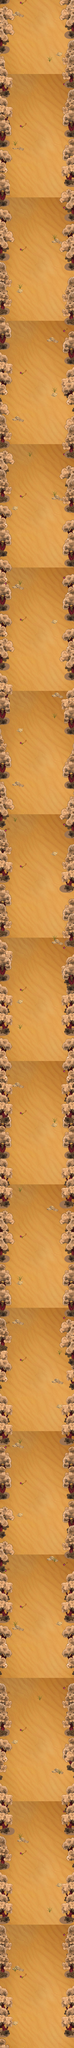

The image is a tile-based game level rendered from a .tmx file. Its description and source (layers, tilesets, objects; grid data summarised) follow:
An orthogonal 15x415 tile map with 32x32 px tiles, 5 tile layers (Background, Background1, Background2, Decorate1, ...), 2 tilesets and 362 objects (74x 5, 17x 4, 2x 1, 2, 3, ...).

<map version="1.0" orientation="orthogonal" width="15" height="415" tilewidth="32" tileheight="32">
 <tileset firstgid="1" name="sha" tilewidth="32" tileheight="32">
  <image source="sha.jpg" width="480" height="800" />
 </tileset>
 <tileset firstgid="376" name="shod" tilewidth="32" tileheight="32">
  <image source="shod.png" width="648" height="224" />
 </tileset>
 <layer name="Background" width="15" height="415">
  <data>[6225 cells, 6225 non-empty, 375 distinct tile ids]</data>
 </layer>
 <layer name="Background1" width="15" height="415">
  <data>[6225 cells, 450 non-empty, 24 distinct tile ids]</data>
 </layer>
 <layer name="Background2" width="15" height="415">
  <data>[6225 cells, 92 non-empty, 8 distinct tile ids]</data>
 </layer>
 <objectgroup name="Objects" width="15" height="415">
  <object name="1" x="91" y="13251" width="282" height="20" />
  <object name="2" x="125" y="12454" width="281" height="20" />
  <object name="3" x="118" y="11652" width="244" height="19" />
  <object name="4" x="118" y="10852" width="244" height="19" />
  <object name="5" x="120" y="10051" width="244" height="19" />
  <object name="6" x="158" y="9250" width="244" height="19" />
  <object name="7" x="132" y="8454" width="244" height="19" />
  <object name="8" x="121" y="7654" width="244" height="19" />
  <object name="9" x="137" y="6849" width="244" height="19" />
  <object name="10" x="123" y="6056" width="244" height="19" />
  <object name="11" x="123" y="5255" width="244" height="19" />
  <object name="12" x="128" y="4450" width="244" height="19" />
  <object name="13" x="104" y="3657" width="244" height="19" />
  <object name="14" x="91" y="2852" width="244" height="19" />
  <object name="15" x="111" y="2052" width="244" height="19" />
  <object name="16" x="117" y="1252" width="244" height="19" />
  <object name="17" x="104" y="641" width="244" height="19" />
 </objectgroup>
 <objectgroup name="Enemys" width="15" height="415">
  <object x="225" y="1906">
   <properties>
    <property name="random" value="41,33" />
   </properties>
  </object>
  <object x="273" y="12241">
   <properties>
    <property name="random" value="10,11,13,14" />
   </properties>
  </object>
  <object name="5" x="150" y="9756">
   <properties>
    <property name="random" value="10,11,13,14" />
   </properties>
  </object>
  <object x="68" y="3803">
   <properties>
    <property name="random" value="36" />
    <property name="type" value="0" />
   </properties>
  </object>
  <object name="5" x="272" y="5346">
   <properties>
    <property name="random" value="10,11,13,14" />
   </properties>
  </object>
  <object x="167" y="9131">
   <properties>
    <property name="random" value="10,11,13,14" />
   </properties>
  </object>
  <object x="340" y="4311">
   <properties>
    <property name="random" value="10,11,13,14" />
   </properties>
  </object>
  <object x="340" y="12811">
   <properties>
    <property name="random" value="42" />
   </properties>
  </object>
  <object x="289" y="12662">
   <properties>
    <property name="random" value="10,11,13,14" />
   </properties>
  </object>
  <object x="81" y="6024">
   <properties>
    <property name="delay" value="10" />
    <property name="random" value="29" />
   </properties>
  </object>
  <object x="149" y="2781">
   <properties>
    <property name="random" value="42" />
   </properties>
  </object>
  <object x="329" y="3631">
   <properties>
    <property name="random" value="10,11,13,14" />
   </properties>
  </object>
  <object name="4" x="192" y="8999">
   <properties>
    <property name="random" value="37,38,37" />
   </properties>
  </object>
  <object x="138" y="7305">
   <properties>
    <property name="random" value="37,38,37" />
   </properties>
  </object>
  <object x="136" y="5851">
   <properties>
    <property name="random" value="37,38,37" />
   </properties>
  </object>
  <object x="315" y="12634">
   <properties>
    <property name="random" value="10,11,13,14" />
   </properties>
  </object>
  <object x="380" y="1535">
   <properties>
    <property name="random" value="36" />
    <property name="type" value="1" />
   </properties>
  </object>
  <object x="283" y="9778">
   <properties>
    <property name="random" value="10,11,13,14" />
   </properties>
  </object>
  <object x="340" y="1345">
   <properties>
    <property name="random" value="10,11,13,14" />
   </properties>
  </object>
  <object x="329" y="11423">
   <properties>
    <property name="random" value="10,11,13,14" />
   </properties>
  </object>
  <object x="109" y="10830">
   <properties>
    <property name="random" value="37,38,37" />
   </properties>
  </object>
  <object x="118" y="5235">
   <properties>
    <property name="random" value="10,11,13,14" />
   </properties>
  </object>
  <object name="4" x="229" y="12099">
   <properties>
    <property name="random" value="42" />
   </properties>
  </object>
  <object x="295" y="8278">
   <properties>
    <property name="random" value="10,11,13,14" />
   </properties>
  </object>
  <object name="5" x="273" y="7192">
   <properties>
    <property name="random" value="10,11,13,14" />
   </properties>
  </object>
  <object name="5" x="224" y="8129">
   <properties>
    <property name="random" value="10,11,13,14" />
   </properties>
  </object>
  <object x="101" y="3633">
   <properties>
    <property name="random" value="37,38,37" />
   </properties>
  </object>
  <object x="220" y="5146">
   <properties>
    <property name="random" value="32,47" />
   </properties>
  </object>
  <object x="355" y="2348">
   <properties>
    <property name="delay" value="10" />
    <property name="random" value="34,40" />
   </properties>
  </object>
  <object x="297" y="12268">
   <properties>
    <property name="random" value="10,11,13,14" />
   </properties>
  </object>
  <object x="187" y="12525">
   <properties>
    <property name="random" value="10,11,13,14" />
   </properties>
  </object>
  <object name="5" x="265" y="5700">
   <properties>
    <property name="random" value="10,11,13,14" />
   </properties>
  </object>
  <object name="5" x="255" y="10828">
   <properties>
    <property name="random" value="10,11,13,14" />
   </properties>
  </object>
  <object x="167" y="4216">
   <properties>
    <property name="random" value="10,11,13,14" />
   </properties>
  </object>
  <object x="52" y="9009">
   <properties>
    <property name="random" value="36" />
    <property name="type" value="0" />
   </properties>
  </object>
  <object x="142" y="13229">
   <properties>
    <property name="random" value="103,104,107" />
   </properties>
  </object>
  <object x="114" y="10317">
   <properties>
    <property name="random" value="37,38,37" />
   </properties>
  </object>
  <object name="4" x="95" y="4035">
   <properties>
    <property name="random" value="42" />
   </properties>
  </object>
  <object x="80" y="6546">
   <properties>
    <property name="random" value="36" />
    <property name="type" value="0" />
   </properties>
  </object>
  <object x="191" y="4427">
   <properties>
    <property name="random" value="10,11,13,14" />
   </properties>
  </object>
  <object x="313" y="4932">
   <properties>
    <property name="random" value="37,38,37" />
   </properties>
  </object>
  <object x="336" y="3518">
   <properties>
    <property name="random" value="10,11,13,14" />
   </properties>
  </object>
  <object x="138" y="12649">
   <properties>
    <property name="random" value="10,11,13,14" />
   </properties>
  </object>
  </objectgroup>
 <layer name="Decorate1" width="15" height="415">
  <data>[6225 cells, 1594 non-empty, 105 distinct tile ids]</data>
 </layer>
 <layer name="Decorate2" width="15" height="415">
  <data>[6225 cells, 1554 non-empty, 105 distinct tile ids]</data>
 </layer>
</map>
<!-- 302 of 362 objects omitted -->
